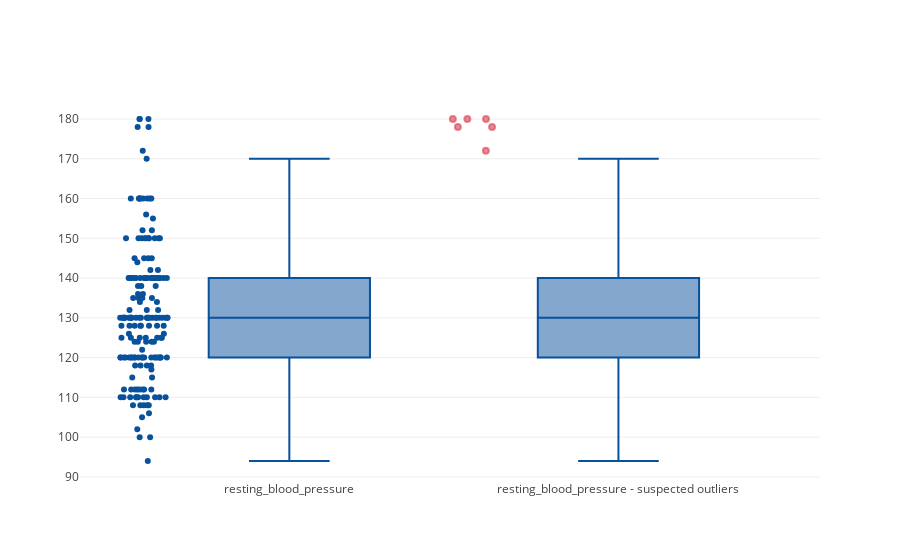

Notebook code cell kept with this figure:
### Markdown cell above
### resting_blood_pressure

### Code cell
name = 'resting_blood_pressure'
y = df[name]

trace1 = go.Box(
    y=y,
    jitter=0.3,
    pointpos=-1.8,
    boxpoints = 'all',
    marker = dict(
        color = 'rgb(8,81,156)',
    ),
    name = name
)

trace2 = go.Box(
    y=y,
    jitter=0.3,
    pointpos=-1.8,
    boxpoints = 'suspectedoutliers',
    marker = dict(
        color = 'rgb(8,81,156)',
        outliercolor = 'rgba(219, 64, 82, 0.6)',
        line = dict(
            outliercolor = 'rgba(219, 64, 82, 0.6)',
            outlierwidth = 2)
    ),
    name = name + ' - suspected outliers'
)

data = [trace1, trace2]

layout = go.Layout(
    showlegend = False
)

fig = go.Figure(data=data, layout=layout)
iplot(fig, layout)

### Figure 1 — Plotly figure (JSON) as saved in the notebook; plotly's stock layout.template omitted (floating-point values rounded to 4 significant figures; data arrays with more than 128 entries replaced by an {"elided": "..."} marker saying what was removed)
{"data": [{"boxpoints": "all", "jitter": 0.3, "marker": {"color": "rgb(8,81,156)"}, "name": "resting_blood_pressure", "pointpos": -1.8, "type": "box", "y": {"elided": "180 int values"}}, {"boxpoints": "suspectedoutliers", "jitter": 0.3, "marker": {"color": "rgb(8,81,156)", "line": {"outliercolor": "rgba(219, 64, 82, 0.6)", "outlierwidth": 2}, "outliercolor": "rgba(219, 64, 82, 0.6)"}, "name": "resting_blood_pressure - suspected outliers", "pointpos": -1.8, "type": "box", "y": {"elided": "180 int values"}}], "layout": {"showlegend": false}}
